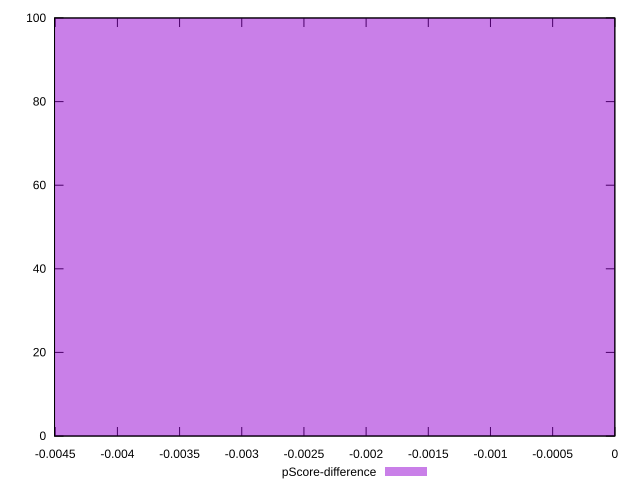

Here is the gnuplot script that generated this plot:
reset

$pScoreDifference <<EOF
0 100
EOF

set key outside below
set boxwidth 0.1
set xrange [-0.0045055555555555404:0]
set yrange [0:100]
set trange [0:100]
set style fill transparent solid 0.5 noborder
set terminal svg size 640, 490 enhanced background rgb 'white'
set output "reports/report_00027_2021-02-24T12-40-31.850Z/uses-rel-preconnect/samples/music/pScore-difference/histogram.svg"

plot $pScoreDifference title "pScore-difference" with boxes

reset
